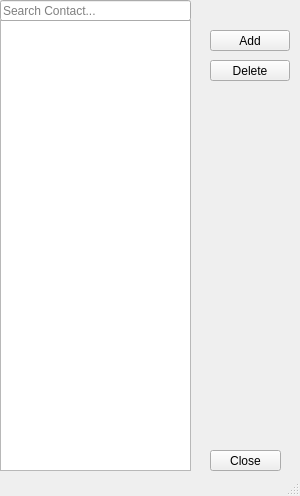
<?xml version="1.0" encoding="UTF-8"?>
<ui version="4.0">
 <class>MainWindow</class>
 <widget class="QMainWindow" name="MainWindow">
  <property name="geometry">
   <rect>
    <x>0</x>
    <y>0</y>
    <width>300</width>
    <height>496</height>
   </rect>
  </property>
  <property name="minimumSize">
   <size>
    <width>300</width>
    <height>496</height>
   </size>
  </property>
  <property name="maximumSize">
   <size>
    <width>300</width>
    <height>496</height>
   </size>
  </property>
  <property name="windowTitle">
   <string>MainWindow</string>
  </property>
  <widget class="QWidget" name="centralWidget">
   <widget class="QListView" name="listContact">
    <property name="geometry">
     <rect>
      <x>0</x>
      <y>20</y>
      <width>191</width>
      <height>451</height>
     </rect>
    </property>
   </widget>
   <widget class="QLineEdit" name="findLine">
    <property name="geometry">
     <rect>
      <x>0</x>
      <y>0</y>
      <width>191</width>
      <height>21</height>
     </rect>
    </property>
    <property name="placeholderText">
     <string>Search Contact...</string>
    </property>
   </widget>
   <widget class="QPushButton" name="closeButton">
    <property name="geometry">
     <rect>
      <x>210</x>
      <y>450</y>
      <width>71</width>
      <height>21</height>
     </rect>
    </property>
    <property name="text">
     <string>Close</string>
    </property>
   </widget>
   <widget class="QPushButton" name="deleteButton">
    <property name="geometry">
     <rect>
      <x>210</x>
      <y>60</y>
      <width>80</width>
      <height>21</height>
     </rect>
    </property>
    <property name="text">
     <string>Delete</string>
    </property>
   </widget>
   <widget class="QPushButton" name="addButton">
    <property name="geometry">
     <rect>
      <x>210</x>
      <y>30</y>
      <width>80</width>
      <height>21</height>
     </rect>
    </property>
    <property name="text">
     <string>Add</string>
    </property>
   </widget>
  </widget>
  <widget class="QStatusBar" name="statusBar"/>
 </widget>
 <layoutdefault spacing="6" margin="11"/>
 <resources/>
 <connections/>
</ui>
